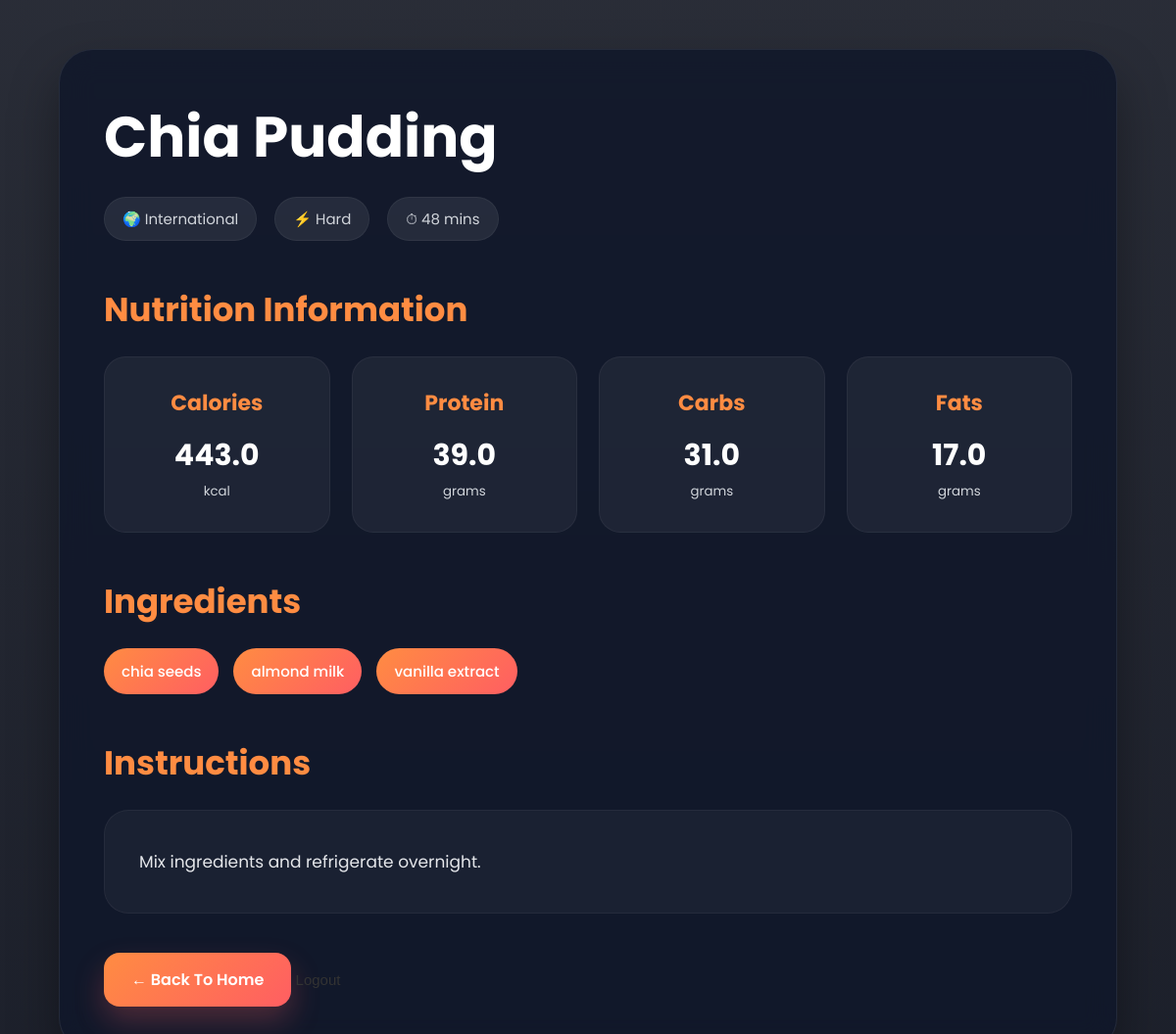
/recipe/675/, run on an earlier commit of the app's database.
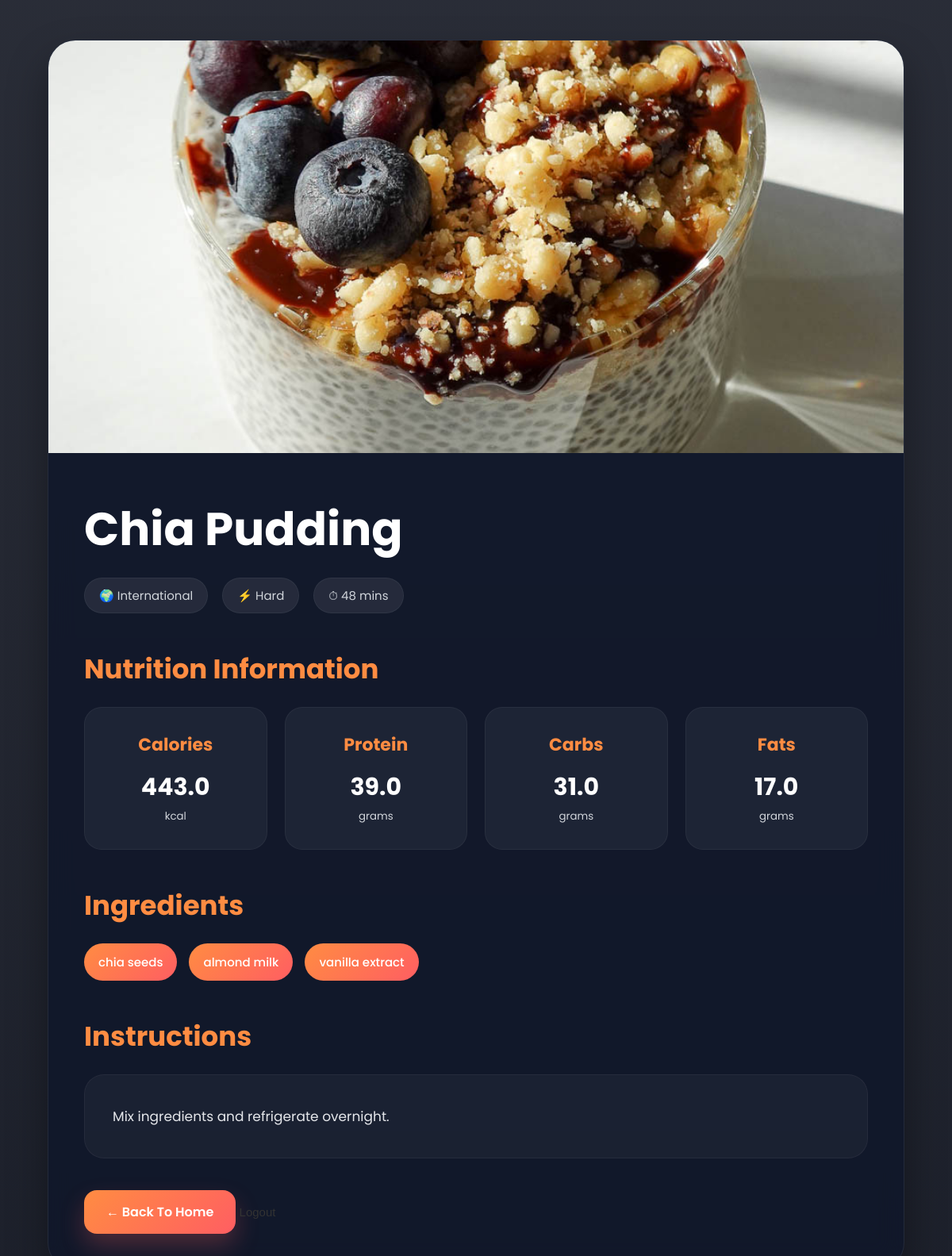
And on a later commit of the database.
### recipes/models.py (models this page shows, shortened)
class Recipe(models.Model):
    name = models.CharField(max_length=200)
    ingredients = models.ManyToManyField(Ingredient)
    instructions = models.TextField()
    cooking_time = models.IntegerField()
    difficulty = models.CharField(max_length=50)
    cuisine = models.CharField(
    max_length=100,
    null=True,
    blank=True)
    image = models.ImageField(upload_to='recipe_images/', null=True, blank=True)
    user = models.ForeignKey(User, on_delete=models.CASCADE, null=True, blank=True)
    popularity_score = models.IntegerField(default=0)

### recipes/views.py (the view)
def recipe_detail(request, recipe_id):
    recipe = get_object_or_404(
        Recipe,
        id=recipe_id
    )
    nutrition = Nutrition.objects.filter(
        recipe=recipe
    ).first()
    return render(
        request,
        'recipe_detail.html',
        {
            'recipe': recipe,
            'nutrition': nutrition
        }
    )

### recipes/templates/recipe_detail.html (shortened to what this page needs)
<!DOCTYPE html>
<html lang="en">
<head>
</head>
<body>
    <div class="container">
        <div class="recipe-box">
            {% if recipe.image %}
                <img
                    src="{{ recipe.image.url }}"
                    class="recipe-image"
                >
            {% endif %}
            <div class="recipe-content">
                <h1>
                    {{ recipe.name }}
                </h1>
                <div class="meta">
                    <span>
                        🌍 {{ recipe.cuisine }}
                    </span>
                    <span>
                        ⚡ {{ recipe.difficulty }}
                    </span>
                    <span>
                        ⏱ {{ recipe.cooking_time }} mins
                    </span>
                </div>
                <div class="section">
                    <h2>
                        Nutrition Information
                    </h2>
                    {% if nutrition %}
                    <div class="nutrition-grid">
                        <div class="nutrition-card">
                            <h3>Calories</h3>
                            <p>
                                {{ nutrition.calories }}
                            </p>
                            <small>kcal</small>
                        </div>
                        <div class="nutrition-card">
                            <h3>Protein</h3>
                            <p>
                                {{ nutrition.protein }}
                            </p>
                            <small>grams</small>
                        </div>
                        <div class="nutrition-card">
                            <h3>Carbs</h3>
                            <p>
                                {{ nutrition.carbs }}
                            </p>
                            <small>grams</small>
                        </div>
                        <div class="nutrition-card">
                            <h3>Fats</h3>
                            <p>
                                {{ nutrition.fats }}
                            </p>
                            <small>grams</small>
                        </div>
                    </div>
                    {% endif %}
                </div>
                <div class="section">
                    <h2>
                        Ingredients
                    </h2>
                    <div class="ingredient-list">
                        {% for ingredient in recipe.ingredients.all %}
                            <div class="ingredient-item">
                                {{ ingredient.name }}
                            </div>
                        {% endfor %}
                    </div>
                </div>
                <div class="section">
                    <h2>
                        Instructions
                    </h2>
                    <div class="instructions">
                        {{ recipe.instructions }}
                    </div>
                </div>
                <a
                    href="/"
                    class="back-btn"
                >
                    ← Back To Home
                </a>
                <form
    action="/logout/"
    method="POST"
    style="display:inline;"
>
    <button
        type="submit"
        class="logout-btn"
    >
        Logout
    </button>
</form>
        </div>
    </div>
</body>
</html>

What changed in the data, as far as the page shows it:
changed Recipe "Chia Pudding": image: picture added
